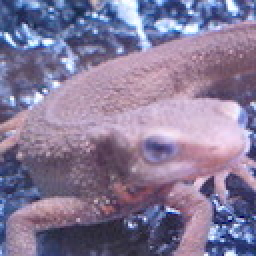
#> input picture 100QuestionforImageProcessing/gg.jpg, 128 x 128 px (shown 2 times larger)
$ jupyter execute --allow-errors '28-31_ afine_transformations .ipynb'   (older library calls are emulated)
#> lines starting #> are read from the running program, lines starting #| are printed output that depends on the picture
## Q28 仿射变换

利用仿射变换让图像在x方向上+30，在y方向上-30吧

仿射变换利用3x3的矩阵来进行图像变换。

变换的方式有**平行移动**（问题28）、**放大缩小**（问题29）、**旋转**（问题30）、**倾斜**（问题31）等。

原图像记为(x,y)，变换后的图像记为(x',y')。
[参考](https://www.cnblogs.com/happystudyeveryday/p/10547316.html)
[参考2](https://blog.csdn.net/martinkeith/article/details/89211033)

$$\left[\begin{array}{l}{x}^{\prime} \\ {y}^{\prime} \\ {1}\end{array}\right]=\left[\begin{array}{lll}{a_{1}} & {a_{2}} & {t_{x}} \\ {a_{3}} & {a_{4}} & {t_{y}} \\ {0} & {0} & {1}\end{array}\right]\left[\begin{array}{l}{x} \\ {y} \\ {1}\end{array}\right]$$

其中$t_{y}$ 与 $t_{x}$ 表示平移量， 参数$a_{i}$ 表示图像的旋转与缩放

[cell 1]
import cv2
import numpy as np
import matplotlib.pyplot as plt

[cell 2]
# Q28 平移
img = cv2.imread("gg.jpg")
#> img is the input picture: shape (128, 128, 3); mean B, G, R 152.8, 121.8, 134.1
img_origin = img.copy()
H, W, C = img.shape
#> H = 128; W = 128; C = 3


afine = [[1, 0, 1],
         [0, 1, 1],
         [0, 0, 1]]

# afine
a1 = 1.
a2 = 0.
a3 = 0.
a4 = 1.
tx = 30
ty = -30

# 构造坐标
y = np.arange(H).repeat(W).reshape(H, -1)  ## 注意
x = np.tile(np.arange(W), (H, 1))

img_out = np.zeros((H+1, W+1, C), dtype=np.float32)

x_new = a1 * x + a2 * y + tx
y_new = a3 * x + a4 * y + ty

x_new = np.minimum(np.maximum(x_new, 0), W).astype(np.int)
y_new = np.minimum(np.maximum(y_new, 0), H).astype(np.int)

img_out[y_new, x_new] = img[y, x]
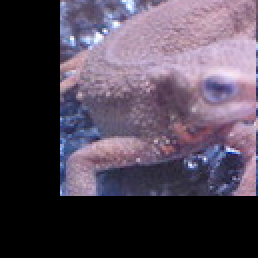
#> img_out: shape (129, 129, 3) float32 (shown 2 times larger); mean B, G, R 84.5, 69.2, 79.9
img_out = img_out[:H, :W]
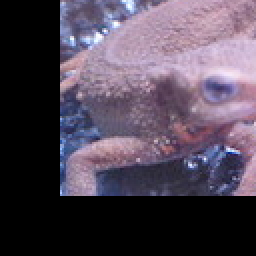
#> img_out: shape (128, 128, 3) float32 (shown 2 times larger); mean B, G, R 85, 69.7, 80.6
img_out = img_out.astype(np.uint8)

img_origin = cv2.cvtColor(img_origin, cv2.COLOR_BGR2RGB)
img_out = cv2.cvtColor(img_out, cv2.COLOR_BGR2RGB)

plt.figure()
plt.subplot(121)
plt.imshow(img_origin)
plt.title("img_origin")
plt.subplot(122)
plt.imshow(img_out)
plt.title("img_out")
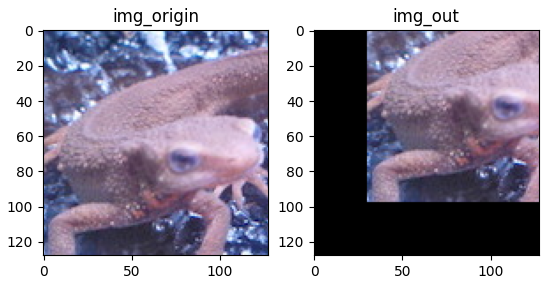
#> figure drawn by matplotlib, 2 panels

### Q29 仿射变换(放大缩小)

1. 使用仿射变换，将图片在x方向上放大1.3倍，在y方向上缩小至0.8倍。
2. 在上面的条件下，同时在x方向上像右平移30（+30），在y方向上向上平移30（-30）。

[cell 3]
# Q29 放缩
_img = cv2.imread("gg.jpg")
img_origin = _img.copy()
H, W, C = _img.shape


# afine
a1 = 1.3
a2 = 0.
a3 = 0.
a4 = 0.8
tx = 30
ty = -30

img = np.zeros((H+2, W+2, C), dtype=np.float32)
img[1:H+1, 1:W+1] = _img
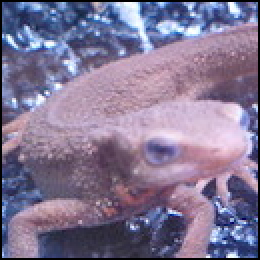
#> img: shape (130, 130, 3) float32 (shown 2 times larger); mean B, G, R 148.1, 118.1, 130

H_new = np.round(H * a4).astype(np.int)
#> H_new = 102
W_new = np.round(W * a1).astype(np.int)
#> W_new = 166
img_out = np.zeros((H_new+1, W_new+1, C), dtype=np.float32)

x_new = np.tile(np.arange(W_new), (H_new, 1))
y_new = np.arange(H_new).repeat(W_new).reshape(H_new, -1)

a = a1 * a4 - a2 * a3
x = np.round((a4 * x_new - a2 * y_new) / a).astype(np.int) - tx + 1
y = np.round((-a3 * x_new + a1 * y_new) / a).astype(np.int) - ty + 1

x = np.minimum(np.maximum(x, 0), W+1).astype(np.int)
y = np.minimum(np.maximum(y, 0), H+1).astype(np.int)

img_out[y_new, x_new] = img[y, x]
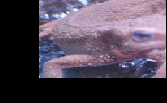
#> img_out: shape (103, 167, 3) float32; mean B, G, R 83.6, 68.6, 79.3

img_out = img_out[:H, :W]
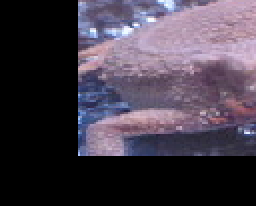
#> img_out: shape (103, 128, 3) float32 (shown 2 times larger); mean B, G, R 73.4, 60.1, 68.6
img_out = img_out.astype(np.uint8)

cv2.imshow("img_out", img_out)
cv2.waitKey()

### Q30 旋转
* 使用仿射变换，逆时针旋转30度。
* 使用仿射变换，逆时针旋转30度并且能让全部图像显现（也就是说，单纯地做仿射变换会让图片边缘丢失，这一步中要让图像的边缘不丢失，需要耗费一些工夫）。
* 使用下面的式子进行逆时针方向旋转A度的仿射变换：

```
  x'       cosA -sinA tx    x
[ y' ] = [ sinA  cosA ty ][ y ]
  1         0     0    1    1

```
逆变换
```
  x       cosA -sinA tx     x'
[ y ] = [ sinA  cosA ty ]‘ [ y' ]
  1        0     0    1     1
```

[cell 4]
# Q30 旋转
_img = cv2.imread("gg.jpg")
img_origin = _img.copy()
H, W, C = img.shape
#> H = 130; W = 130


afine = [[1, 0, 1],
         [0, 1, 1],
         [0, 0, 1]]

# afine
A = 30.
theta = - np.pi * A / 180.

a1 = np.cos(theta)
a2 = -np.sin(theta)
a3 = np.sin(theta)
a4 = np.cos(theta)
tx = 0
ty = 0

img = np.zeros((H+2, W+2, C), dtype=np.float32)
#> (the rest of this cell did not finish here and is left out)

### Q31 倾斜
1. 使用仿射变换，输出（1）那样的x轴倾斜30度的图像（dx=30），这种变换被称为X-sharing
2. 使用仿射变换，输出（2）那样的y轴倾斜30度的图像（dy=30），这种变换被称为Y-sharing
3. 使用仿射变换，输出（3）那样的x轴、y轴都倾斜30度的图像(dx = 30, dy = 30)

```
(1) X-sharing                  (2) Y-sharing
   a = dx / h                     a = dy / w

  x'       1 a tx    x           x'       1 0 tx    x
[ y' ] = [ 0 1 ty ][ y ]       [ y' ] = [ a 1 ty ][ y ]
  1        0 0  1    1           1        0 0  1    1
```

**代码有误**

[cell 5]
# Q31 倾斜
_img = cv2.imread("gg.jpg")
img_origin = _img.copy()
H, W, C = _img.shape
#> H = 128; W = 128

# afine
dx = 30.
dy = 0.

a1 = 1.
a2 = dx / H
#> a2 = 0.234
a3 = dy / W
#> a3 = 0
a4 = 1.
tx = 0
ty = 0

img = np.zeros((H+2, W+2, C), dtype=np.float32)
img[1:H+1, 1:W+1] = _img

# np.ceil计算大于等于改值的最小整数
H_new = np.ceil(H + dy).astype(np.int)
#> H_new = 128
W_new = np.ceil(W + dx).astype(np.int)
#> W_new = 158
img_out = np.zeros((H_new, W_new, C), dtype=np.float32)

x_new = np.tile(np.arange(W_new), (H_new, 1))
y_new = np.arange(H_new).repeat(W_new).reshape(H_new, -1)

a = a1 * a4 - a2 * a3
#> a = 1
x = np.round((a4 * x_new - a2 * y_new) / a).astype(np.int) - tx + 1
y = np.round((-a3 * x_new + a1 * y_new) / a).astype(np.int) - ty + 1

x = np.minimum(np.maximum(x, 0), W+1).astype(np.int)
y = np.minimum(np.maximum(y, 0), H+1).astype(np.int)

img_out[y_new, x_new] = img[y, x]
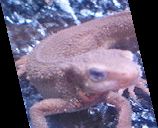
#> img_out: shape (128, 158, 3) float32; mean B, G, R 123.8, 98.7, 108.6

# img_out = img_out[:H, :W]
img_out = img_out.astype(np.uint8)

img_origin = cv2.cvtColor(img_origin, cv2.COLOR_BGR2RGB)
img_out = cv2.cvtColor(img_out, cv2.COLOR_BGR2RGB)

plt.figure()
plt.subplot(121)
plt.imshow(img_origin)
plt.title("img_origin")
plt.subplot(122)
plt.imshow(img_out)
plt.title("img_out")

$ run again, with 100QuestionforImageProcessing/aa.jpg copied over 100QuestionforImageProcessing/gg.jpg
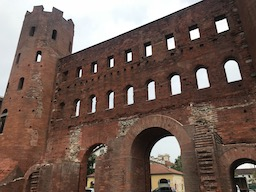
#> input picture 100QuestionforImageProcessing/aa.jpg, 256 x 192 px
#> img is the input picture: shape (192, 256, 3); mean B, G, R 85.6, 94.3, 114.5
#> img: shape (194, 258, 3) float32
#> `img_out = img_out[:H, :W]`:
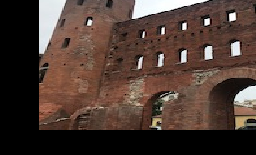
#> img_out: shape (155, 256, 3) float32; mean B, G, R 52.1, 59.8, 77.7
#> `img_out[y_new, x_new] = img[y, x]`:
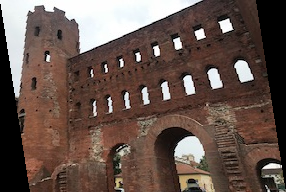
#> img_out: shape (192, 286, 3) float32; mean B, G, R 76.6, 84.4, 102.5
